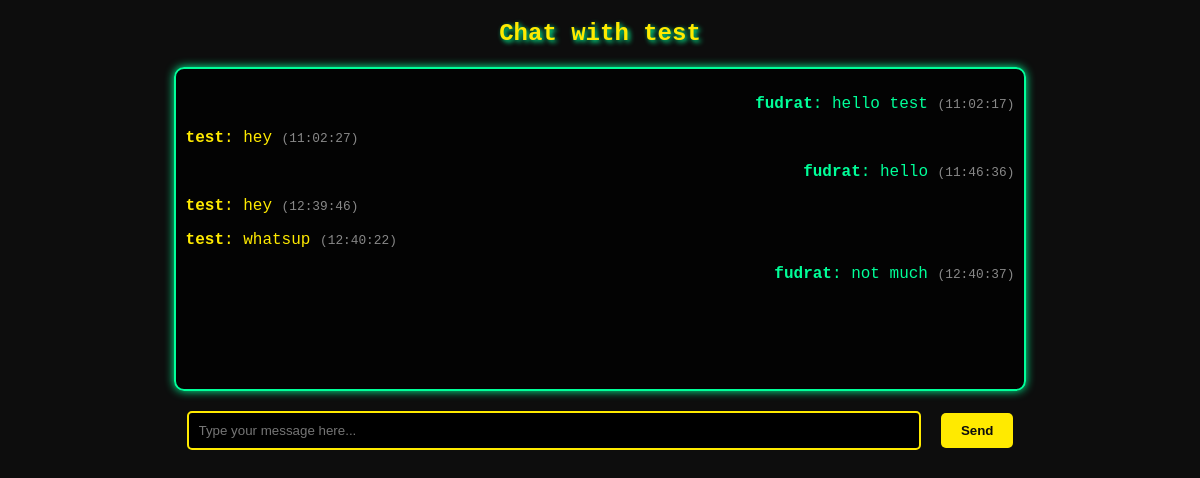
The app's page /private/test/ (signed in), older data.
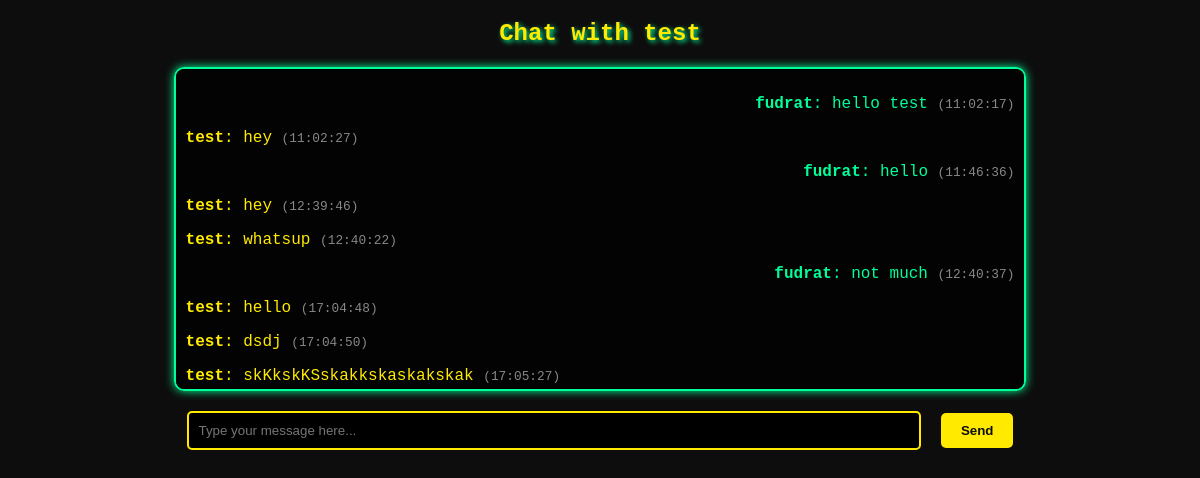
The same page, newer data.
### private_chat/models.py (models this page shows, shortened)
class PrivateMessage(models.Model):
    sender = models.ForeignKey(User, related_name='private_sent_messages', on_delete=models.CASCADE)
    receiver = models.ForeignKey(User, related_name='private_received_messages', on_delete=models.CASCADE)
    text = models.TextField()
    timestamp = models.DateTimeField(auto_now_add=True)

### private_chat/views.py (the view)
# urls.py: path('<str:username>/', private_chat_room, name='private_chat'),
def private_chat_room(request, username):
    other_user = get_object_or_404(User, username=username)
    messages = PrivateMessage.objects.filter(
        sender__in=[request.user, other_user],
        receiver__in=[request.user, other_user]
    ).order_by('timestamp')
    return render(request, 'private_chat.html', {
        'other_user': other_user,
        'messages': messages,
    })

### private_chat/templates/private_chat.html (shortened to what this page needs)
<!DOCTYPE html>
<html>
<head>
</head>
<body onload="document.getElementById('chat-message-input').focus();">
    <h2>Chat with {{ other_user.username }}</h2>
    <div id="chat-log">
        {% for msg in messages %}
            <p class="{% if msg.sender.username == request.user.username %}sent{% else %}received{% endif %}">
                <strong>{{ msg.sender.username }}</strong>: {{ msg.text }}
                <small>({{ msg.timestamp|date:"H:i:s" }})</small>
            </p>
        {% endfor %}
    </div>
    <div id="input-wrapper">
        <input id="chat-message-input" type="text" autocomplete="off" placeholder="Type your message here..." />
        <button id="chat-message-submit" disabled>Send</button>
    </div>
</body>
</html>

Row changes from the older to the newer data that the page shows:
added PrivateMessage: sender.username "test", text "hello", timestamp "17:04:48"
added PrivateMessage: sender.username "test", text "dsdj", timestamp "17:04:50"
added PrivateMessage: sender.username "test", text "skKkskKSskakkskaskakskak", timestamp "17:05:27"
